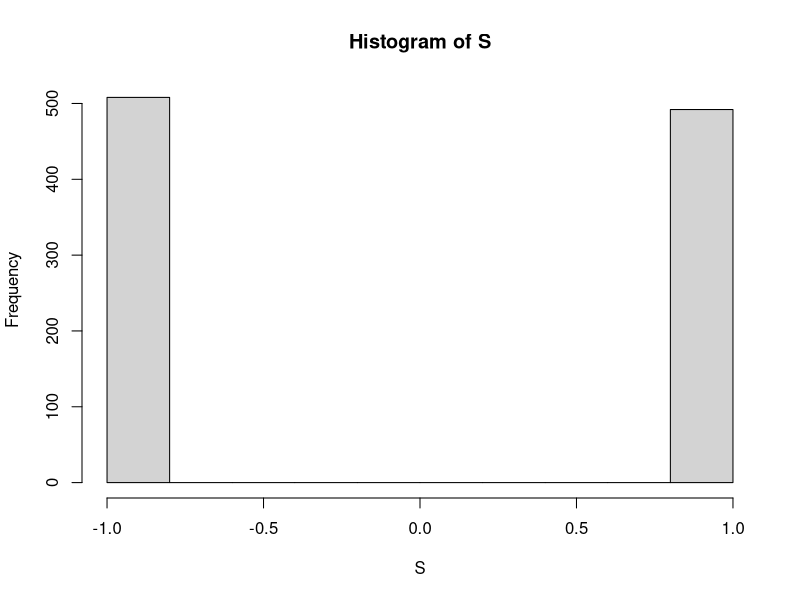
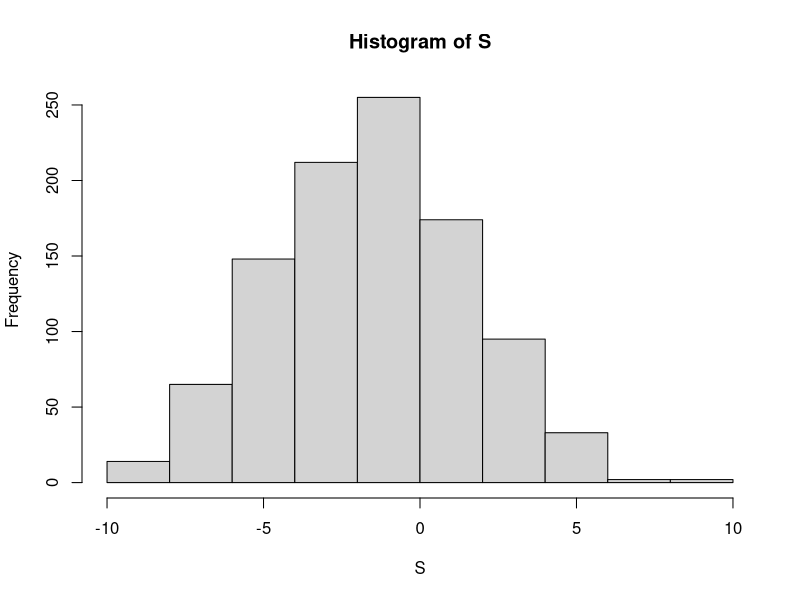
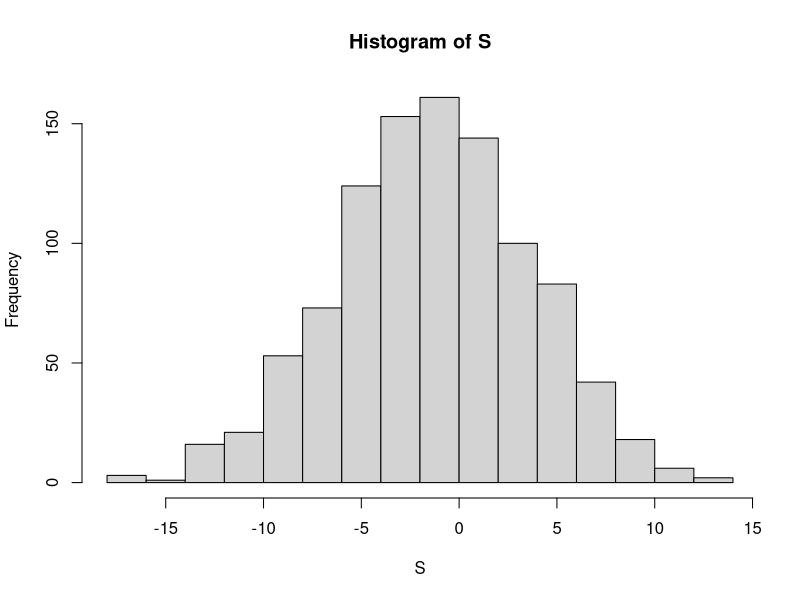
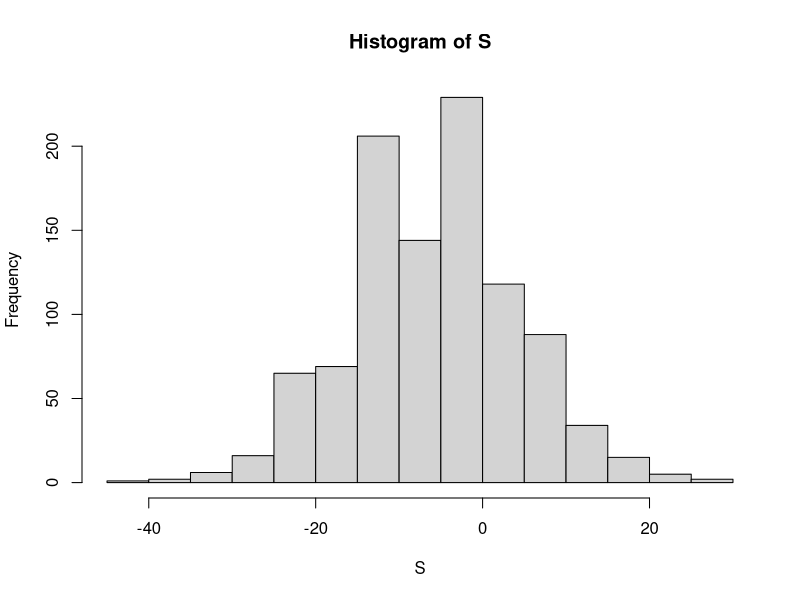
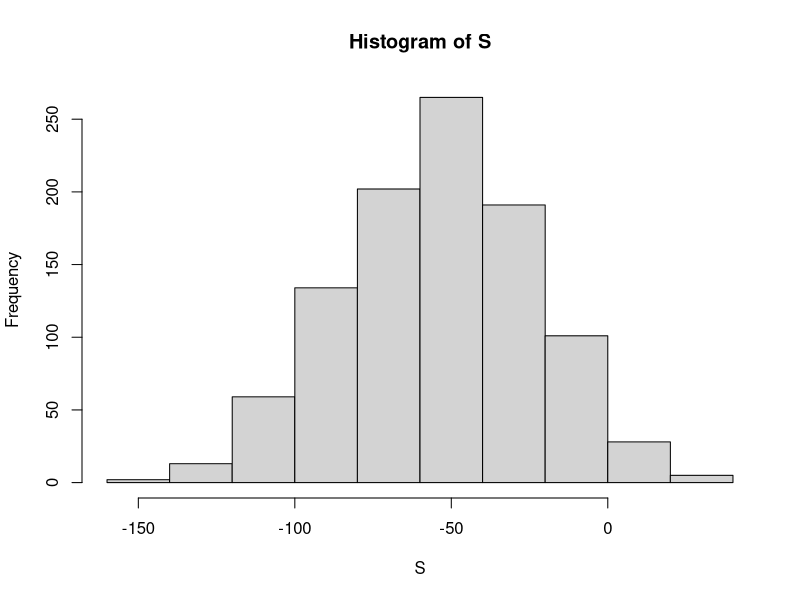
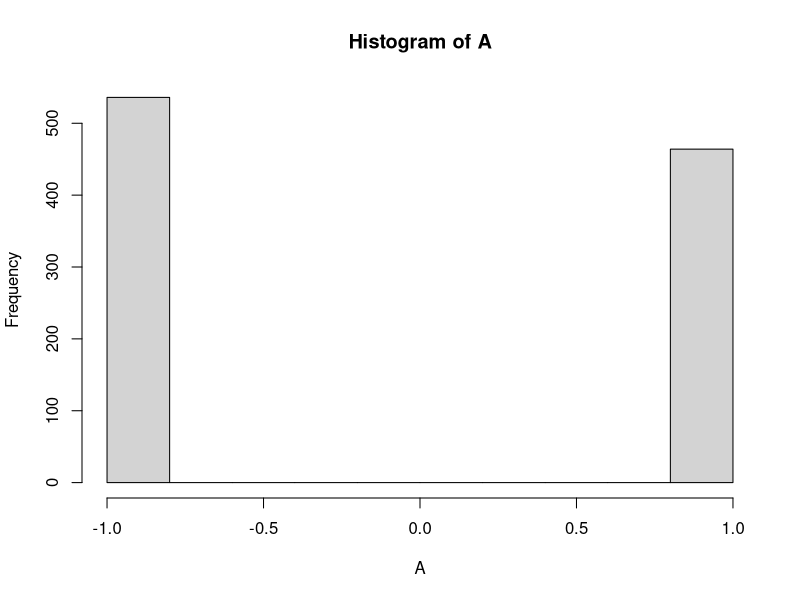
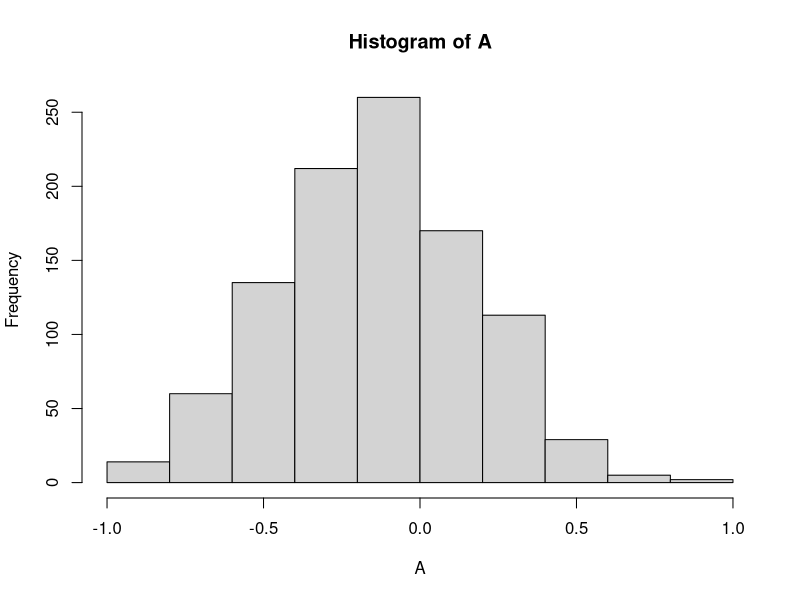
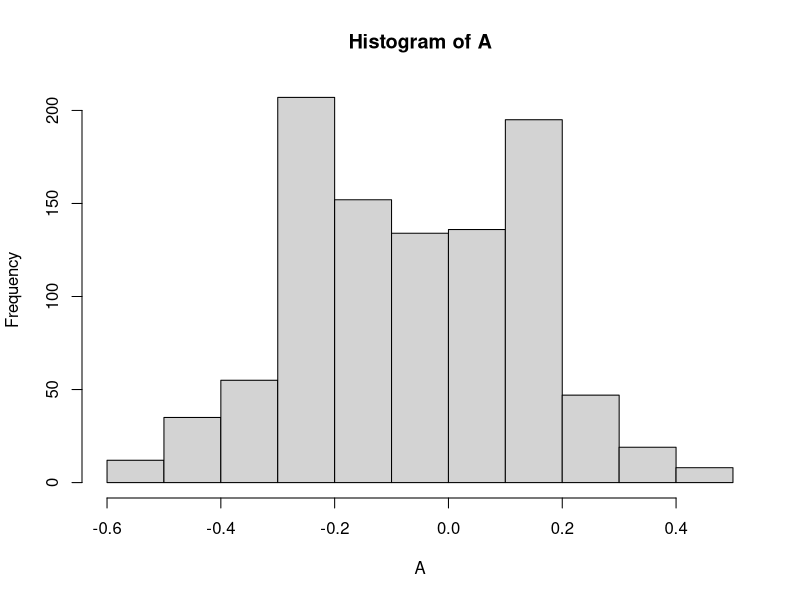

These charts were generated, in order, by the following R code:
## ---- chunk 1
get_outcome <- function(n){
  box <- rep( c("black", "red", "green"), times = c(18,18,2))
  playgame <- replicate(n, sample(box, 1))
  return( sum(playgame=="black")-sum(playgame=="red")-sum(playgame=="green"))
}
get_outcome(10)
## ---- chunk 2
# What does "these two random variables" mean??
# Is the right equation for standard error?
Sdist <- function(n,B=1000){
  S <- replicate(B, get_outcome(n))
  mean <- mean(S)
  se <- sqrt( sum((S-mean(S))^2) /B )
  return(c(paste("The expected value of total earning is",mean),
           paste("Standard error of total earnings is",se),hist(S)))
}

k <- c(1,10,25,100,1000)
sapply(k,Sdist)
## ---- chunk 3
Sdist2 <- function(n, B=1000){
  A <- replicate(B, get_outcome(n)/n)
  mean <- mean(A)
  se <- sqrt( sum((A-mean(A))^2) /B )
  return(c(paste("Expected value of average earnings is",mean),
           paste("Standard error of average earnings is",se),
           hist(A)))
}

sapply(k,Sdist2)
## ---- chunk 4
# Expected earning for 25 games: -25 + 2*25*(9/19)= -1.32 dollar
pnorm(0, mean=-1.32, sd=4.99306999, lower.tail=FALSE)

S <- replicate(1000, get_outcome(25))
prop.table(table(S > 0))
A <- replicate(1000, get_outcome(25)/25)
prop.table(table(A > 0))
## ---- chunk 5
# Expected earning for n games: n*{(1)*(9/19)+(-1)*(10/19)} = -n/19
n <- (25:1000)
casinolose <- function(n){
  return(pnorm(0, mean=(-n/19), sd=2*(n*(9/19)*(10/19))^0.5, lower.tail=F))
}

library(ggplot2)
qplot(n, casinolose(n), color = "cyl", geom = "point") + 
  labs(title ="The probability that the casino loses money", x = "The number of times you play", y = "Probability") +
  theme(legend.position="none")
## ---- chunk 6
# n: the number of loans this year = 1000
bankloss <- function(n){
  foreclosure <- sum(sample(c(1,0), n, replace=T, prob=c(0.02, 0.98)))
  loss <- foreclosure*(-120000)
  return(c(
    paste("The number of foreclosure out of",n,"loans is",foreclosure,"for one year."), 
    paste("The yearly loss due to foreclosure is",loss,"for one year.")
    )
)}
bankloss(1000)
## ---- chunk 7
# Can I show just summary and plot?
B <- replicate(100, sum(sample(c(1,0), 1000, replace=T, prob=c(0.02, 0.98)))*(-120))
summary(B)
boxplot(B, col="gold", main="Potential losses", ylab="Losses (thousand dollars/year)", ylim = c(-4000, 0))
## ---- chunk 8
# Expected profit per loan = $100 = (1-0.02)*180000*interest_rate - 0.02*120000
# interest_rate = (100+0.02*120000)/((1-0.02)*180000) = 0.01417
# The interest rate should be set at 1.417% to expect profit of $100,000.

# Below Monte Carlo simulation shows that the mean profit per loan is getting closer to $100 as the number of simulation increases.

profit <- function(m){
  I <- mean(replicate(m, (sample(c(1,0), 1000, replace=T, prob=c(0.02, 0.98)))))
  return((1-I)*180000*0.01417 - I*120000)
}
m <- c(10,100,1000,10000)
sapply(m,profit)
## ---- chunk 9
# Set the interest rate as 1.417%
# Expected value = (1-p)*180000*0.01417 - p*(120000) should be less than '0'

profit2 <- function(m){
  I <- replicate(m, mean(sample(c(1,0), 1000, replace=T, prob=c(0.02, 0.98))))
  return((1-I)*180000*0.01417 - I*120000)
}
P <- replicate(100, profit2(1000))
prop.table(table(P < 0))
## ---- chunk 10

profit3 <- function(m){
  I <- replicate(m, sum(sample(c(1,0), 1000, replace=T, prob=c(0.02, 0.98))))
  return((1000-I)*180000*0.023235928 - I*120000)
}
mean(profit3(10000))
C <- replicate(100, profit3(1000))
prop.table(table(C < 0))
## ---- chunk 11
profit4 <- function(m){
  I <- replicate(m, sum(sample(c(1,0), 1000, replace=T, prob=c(0.2, 0.8))))
  return((1000-I)*180000*0.209472 - I*120000)
}
mean(profit4(10000))
C <- replicate(100, profit4(1000))
prop.table(table(C < 0))
## ---- chunk 12
# Expected profit of the previous company is $1698817.7
# Expected total profit = $1698817.7 = (1000-50)*180000*interest_rate - 50*120000
# interest_rate = (1698817.7+50*120000)/((1000-50)*180000) = 0.045022326
# These companies should have the interest rate 4.5022326 % to get the same expected profit as my bank.
## ---- chunk 13
# The normal approximatioin gives 0.01380256
# Monte Carlo simulation gives around 0.028

pnorm(0, mean=1698817.74, sd=882896.1112, lower.tail=T)

other_interest <- (1698817.7+50*120000)/((1000-50)*180000)
mean <- 1698817.7
diff <- 120000+180000*other_interest
pnorm((0-mean)/(diff*sqrt(0.05*0.95*1000)), lower.tail=T)

expec_other <- function(n){
  foreclosure <- sum(sample(c(1,0), n, replace=T, prob=c(0.05, 0.95)))
  return((1000-foreclosure)*180000*0.045022326 - foreclosure*120000)
}

K <- replicate(10000, expec_other(1000))
prop.table(table(K < 0))
## ---- chunk 14
# Pr(z > 3.09) < 0.001, z ~ N(0,1)
# Pr((x-mu)/sigma)
# (x-mu)/sigma = z = 3.09

other_interest <- (1698817.7+50*120000)/((1000-50)*180000)
expected <- 1698817.7/1000
diff <- 120000+180000*other_interest
n <- ((3.09*diff*sqrt(0.05*0.95))/expected)^2
n

expec_other2 <- function(n){
  foreclosure <- sum(sample(c(1,0), n, replace=T, prob=c(0.05, 0.95)))
  return((n-foreclosure)*180000*0.045022326 - foreclosure*120000)
}

K2 <- replicate(10000, expec_other2(2579))
prop.table(table(K2 < 0))
## ---- chunk 15
loan <- 180000
loss_per_foreclosure <- 120000
p2 <- 0.05
interest_rate2 <- 0.05
B <- 10^5
outcomes1 <- replicate(B,{
  sample( c(-loss_per_foreclosure, interest_rate2*loan ), 2, replace=TRUE, prob=c(p2, 1-p2))
})
## ---- chunk 16
sum( outcomes1[1,] < 0 & outcomes1[2,]<0)/sum(outcomes1[1,]<0)
## ---- chunk 17
B <- 10^5
outcomes2 <- replicate(B,{
  add <- sample( c(-0.04,0.04), 1)
  sample( c(-loss_per_foreclosure, interest_rate2*loan ), 2, replace=TRUE, prob=c(p2+add, 1-(p2+add)))
})
## ---- chunk 18
sum( outcomes2[1,] < 0 & outcomes2[2,]<0)/sum(outcomes2[1,]<0)
## ---- chunk 19
interest_rate <- 0.045022326
expec_other3 <- function(n){
  add <- sample( c(-0.04,0.04), 1)
  foreclosure <- sum(sample(c(1,0), n, replace=T, prob=c(0.05+add, 1-(0.05+add))))
  return((1000-foreclosure)*180000*0.045022326 - foreclosure*120000)
}
expec_other3(1000)

# Previous model
expec_other <- function(n){
  foreclosure <- sum(sample(c(1,0), n, replace=T, prob=c(0.05, 0.95)))
  return((1000-foreclosure)*180000*0.045022326 - foreclosure*120000)
}
expec_other(1000)
## ---- chunk 20
expec_other3 <- function(n,B=10000){
  
  foreclosure <- replicate(B, {
    add <- sample( c(-0.04,0.04), 1)
    sum(sample(c(1,0), n, replace=T, prob=c(0.05+add, 1-(0.05+add))))
    })
  total <- (1000-foreclosure)*180000*0.045022326 - foreclosure*120000
  return(mean(total < -1000000))
}
expec_other3(1000)
## ---- chunk 21
expec_other4 <- function(n,B=10000){
  
  foreclosure <- replicate(B, {
    add <- sample( c(-0.04,0.04), 1)
    sum(sample(c(1,0), n, replace=T, prob=c(0.05+add, 1-(0.05+add))))
    })
  total <- (1000-foreclosure)*180000*0.045022326 - foreclosure*120000
  return(mean(total < -10000000))
}
expec_other4(1000)
